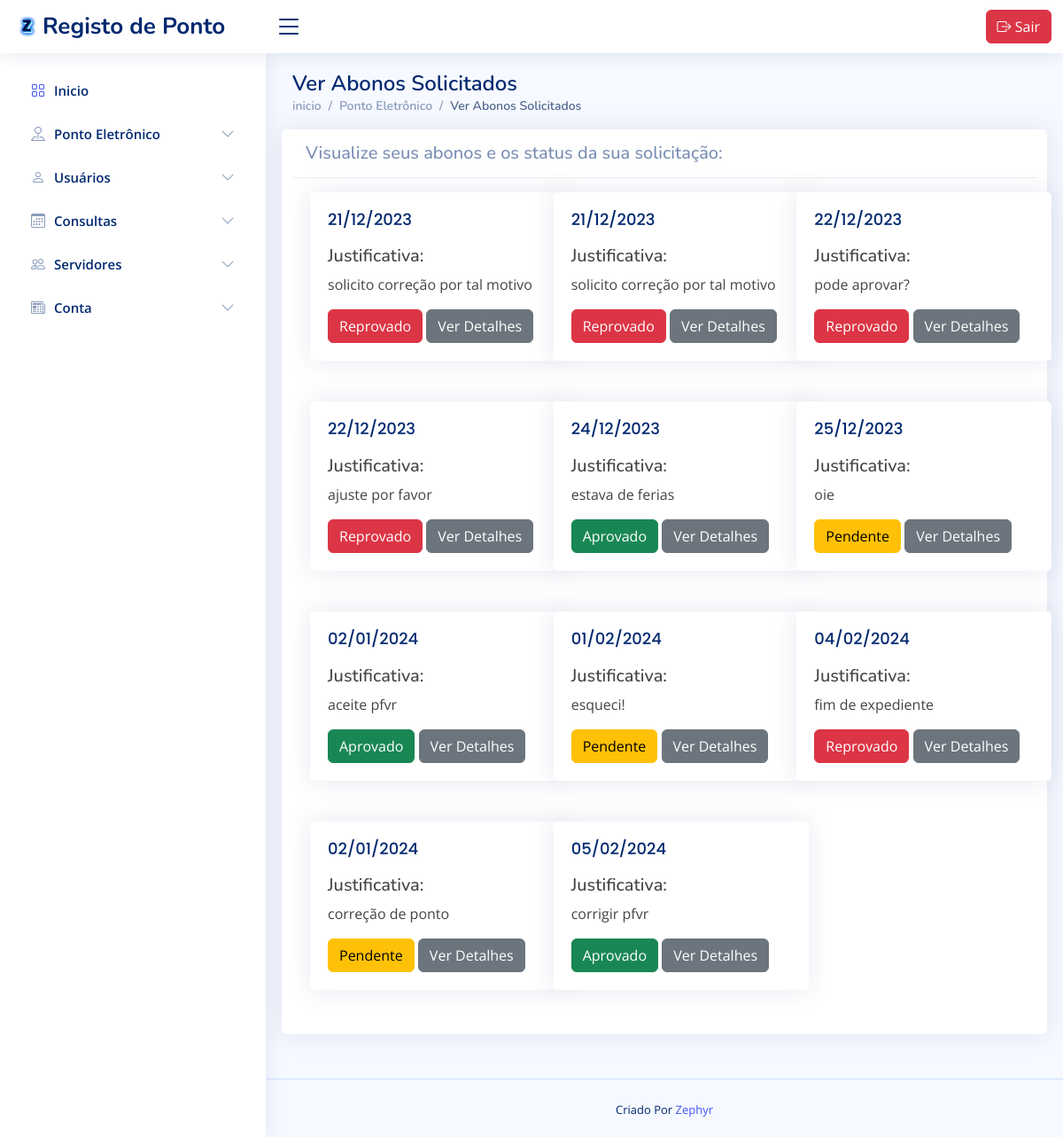
Screenshot of /gestor/verAbonosSolicitados.php (signed in) with the database file from the repository.
### tables this page shows
CREATE TABLE `solicitacaoabonos` (
  `id` int(11) NOT NULL,
  `id_usuario` int(11) DEFAULT NULL,
  `batida1` time DEFAULT NULL,
  `batida2` time DEFAULT NULL,
  `batida3` time DEFAULT NULL,
  `batida4` time DEFAULT NULL,
  `batida5` time DEFAULT NULL,
  `batida6` time DEFAULT NULL,
  `justificativa` text,
  `dia` date DEFAULT NULL,
  `status` int(11) DEFAULT NULL COMMENT '1 - pendente, 2 - aprovado, 3 - reprovado'
);

### classes/sql.class.php (called while the page is built, shortened)
<?php
require_once("conexao.class.php");
class SQL {
    var $conexao;
    function SQL() {
        $oConexao = new Conexao();
        $this->conexao = $oConexao->conexao;
    }
    function executarQuery($sql){
        $res = mysqli_query($this->conexao, $sql);
        if($res){
            if(mysqli_num_rows($res) > 0){
                while($aReg = mysqli_fetch_assoc($res)){
                    $aObj[] = $aReg;
                }
            }
            return (mysqli_num_rows($res) > 0) ? $aObj : false;
        } else {
            return false;
        }
    }
    function getAbonosPorUsuarios($id_usuario){
        $sql = "
            select
                *
            from gestaoponto.solicitacaoabonos sa
            where 1 = 1 and
            sa.id_usuario = '$id_usuario'
            ;
        ";
        return $this->executarQuery($sql);
    }
}
?>

### classes/conexao.class.php (called while the page is built, shortened)
<?php
class Conexao{
	function set_conexao($conexao){
	    $this->conexao = $conexao;
	}
}
?>

### gestor/verAbonosSolicitados.php (the view, shortened to what this page needs)
<?php
require '../classes/sql.class.php';
$sql = new SQL();
$getAbonosPorUsuarios = $sql->getAbonosPorUsuarios($_SESSION['usuario']['id_usuario']);
?>
<!DOCTYPE html>
<html lang="pt-br">
<head>
    <?php include '../includes/cabecalho.php';?>
</head>
<body>
    <?php include '../includes/navBar.php'?>
    <?php include '../includes/menuLateral.php'?>
    <main id="main" class="main">
        <div class="pagetitle">
            <h1>Ver Abonos Solicitados</h1>
            <nav>
                <ol class="breadcrumb">
                    <li class="breadcrumb-item"><a href="index.php">inicio</a></li>
                    <li class="breadcrumb-item">Ponto Eletrônico</li>
                    <li class="breadcrumb-item active">Ver Abonos Solicitados</li>
                </ol>
            </nav>
        </div>
        <section class="section dashboard">
            <div class="row">
                <div class="col-lg-12">
                    <div class="row">
                    <div class="card">
                        <h5 class="card-header">Visualize seus abonos e os status da sua solicitação:</h5>
                        <div class="card-body row">
                        <?php
                        if(!empty($getAbonosPorUsuarios)){
                            foreach($getAbonosPorUsuarios as $abonos){
                            $data = $abonos['dia'];
                            $id = $abonos['id'];
                            $dataFormatada = DateTime::createFromFormat('Y-m-d', $data)->format('d/m/Y');
                            if($abonos['status'] == '1'){
                                $status = "Pendente";
                                $classCSS = "btn btn-warning";
                            }elseif ($abonos['status'] == '2') {
                                $status = "Aprovado";
                                $classCSS = "btn btn-success";
                            }else{
                                $status = "Reprovado";
                                $classCSS = "btn btn-danger";
                            }
                        ?>
                            <div class="col-md-4 mt-3">
                                <div class="card" style="width: 18rem;">
                                  <div class="card-body">
                                    <h5 class="card-title"><?=$dataFormatada?></h5>
                                    <h5 class="card-subtitle mb-2 text-body-secondary">Justificativa: </h5>
                                    <p class="card-text"><?=utf8_encode($abonos['justificativa'])?></p>
                                    <div class="col-12">
                                        <button class="<?=$classCSS?>" type="button" style="cursor: not-allowed;">
                                            <?=$status?>
                                        </button>
                                        <button class="btn btn-secondary" data-dia="<?=$data?>" data-idAbono="<?=$id?>" type="button" id="btnVerDetalhes"
                                        onclick='verDetalhesAbono(this)'
                                        data-bs-toggle="modal" data-bs-target="#modalVerDetalhesAbono">
                                            Ver Detalhes
                                        </button>
                                    </div>
                                  </div>
                                </div>
                            </div>
                            <?php
                            }
                            }
                            ?>
                        </div>
                    </div>
                    </div>
                </div>
            </div>
        </section>
    </main>
    <?php include "../includes/rodape.php";?>
</body>
</html>

### assets/css/style.css (style rules this page uses)
:root { scroll-behavior: smooth; }
body { font-family: "Open Sans", sans-serif; background: #f6f9ff; color: #444444; }
a { color: #4154f1; text-decoration: none; }
h1, h2, h3, h4, h5, h6 { font-family: "Nunito", sans-serif; }
#main { margin-top: 60px; padding: 20px 30px; transition: all 0.3s; }
.pagetitle { margin-bottom: 10px; }
.pagetitle h1 { font-size: 24px; margin-bottom: 0; font-weight: 600; color: #012970; }
.card { margin-bottom: 30px; border: none; border-radius: 5px; box-shadow: 0px 0 30px rgba(1, 41, 112, 0.1); }
.card-header, .card-footer { border-color: #ebeef4; background-color: #fff; color: #798eb3; padding: 15px; }
.card-title { padding: 20px 0 15px 0; font-size: 18px; font-weight: 500; color: #012970; font-family: "Poppins", sans-serif; }
.card-body { padding: 0 20px 20px 20px; }
.breadcrumb { font-size: 14px; font-family: "Nunito", sans-serif; color: #899bbd; font-weight: 600; }
.breadcrumb a { color: #899bbd; transition: 0.3s; }
.breadcrumb .breadcrumb-item::before { color: #899bbd; }
.breadcrumb .active { color: #51678f; font-weight: 600; }
@media (min-width: 1200px) { #main, #footer { margin-left: 300px; } }

### rows the page displays
solicitacaoabonos: dia "21/12/2023", justificativa "solicito correção por tal motivo", status "Reprovado"
solicitacaoabonos: dia "21/12/2023", justificativa "solicito correção por tal motivo", status "Reprovado"
solicitacaoabonos: dia "22/12/2023", justificativa "pode aprovar?", status "Reprovado"
solicitacaoabonos: dia "22/12/2023", justificativa "ajuste por favor", status "Reprovado"
solicitacaoabonos: dia "24/12/2023", justificativa "estava de ferias", status "Aprovado"
solicitacaoabonos: dia "25/12/2023", justificativa "oie", status "Pendente"
solicitacaoabonos: dia "02/01/2024", justificativa "aceite pfvr", status "Aprovado"
solicitacaoabonos: dia "01/02/2024", justificativa "esqueci!", status "Pendente"
solicitacaoabonos: dia "04/02/2024", justificativa "fim de expediente", status "Reprovado"
solicitacaoabonos: dia "02/01/2024", justificativa "correção de ponto", status "Pendente"
solicitacaoabonos: dia "05/02/2024", justificativa "corrigir pfvr", status "Aprovado"
